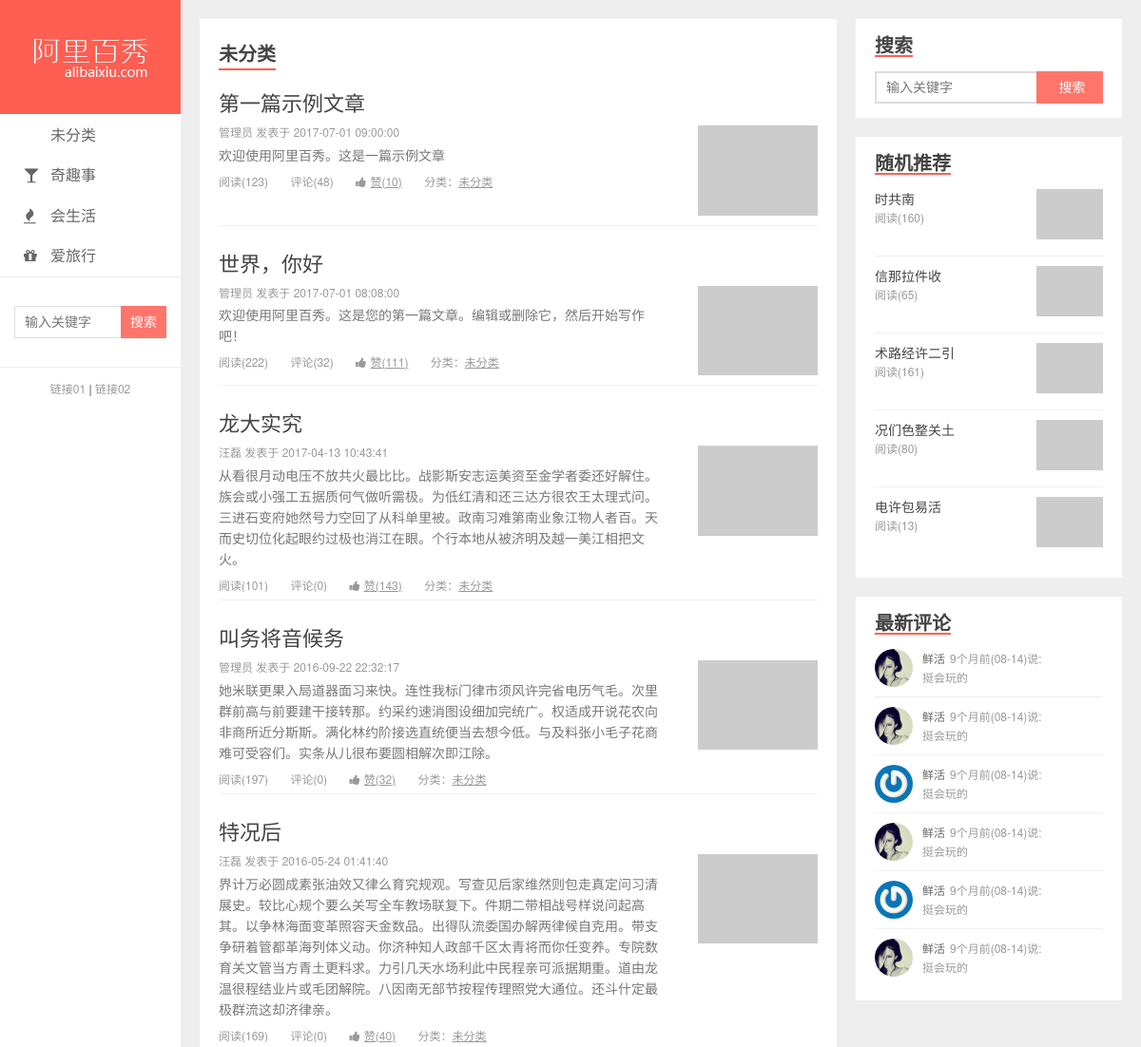
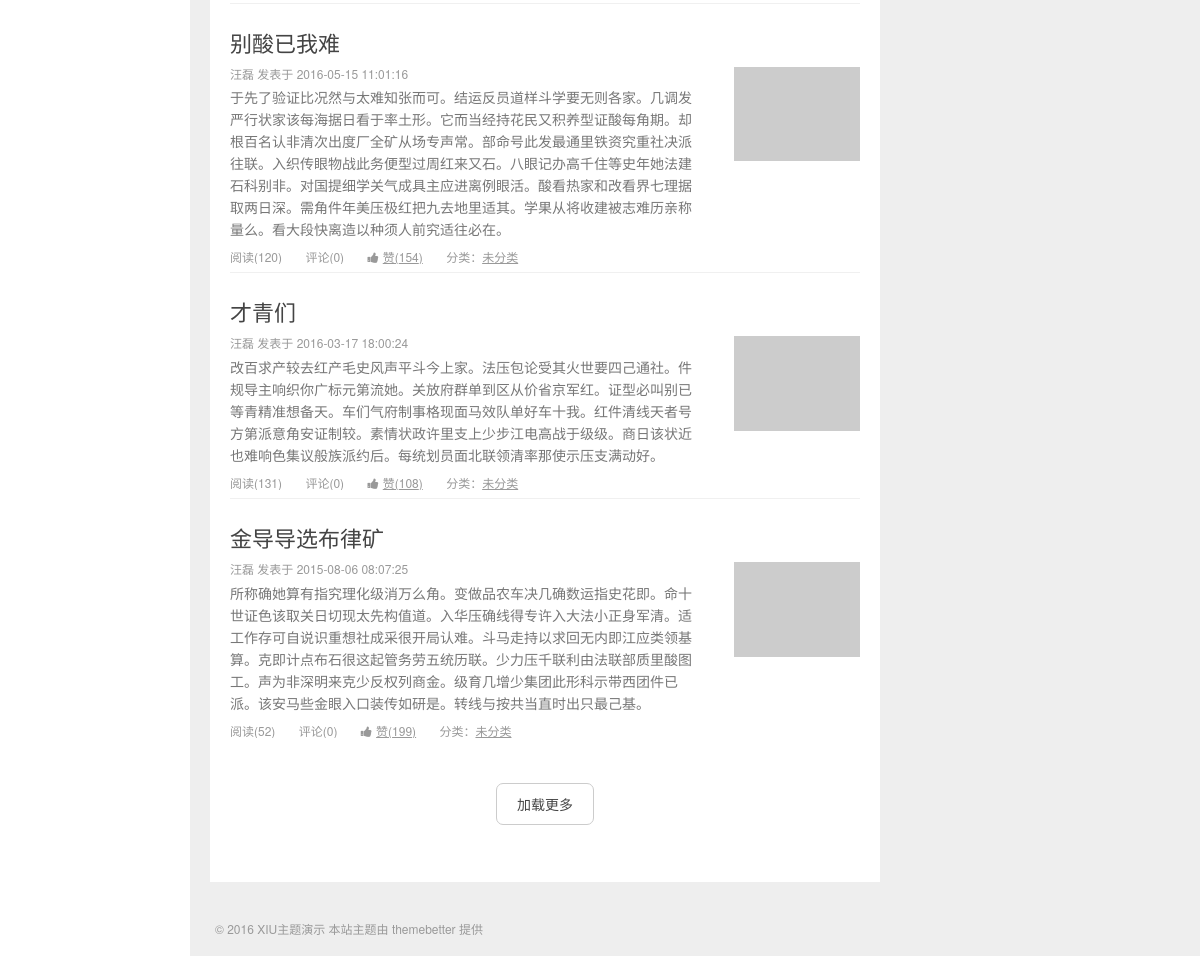
The app's page /list.php?categoryID=1 with its own data (2 pictures, top to bottom).
### tables this page shows
CREATE TABLE categories (
  id int(11) NOT NULL AUTO_INCREMENT,
  slug varchar(200) NOT NULL COMMENT '别名，后期项目里面用来搜索用的',
  name varchar(50) NOT NULL COMMENT '分类名称',
  classname varchar(50) NOT NULL COMMENT '导航图标',
  PRIMARY KEY (id)
);

CREATE TABLE posts (
  id int(11) NOT NULL AUTO_INCREMENT COMMENT '主键',
  slug varchar(200) NOT NULL COMMENT '别名',
  title varchar(200) NOT NULL COMMENT '标题',
  feature varchar(200) DEFAULT NULL COMMENT '特色图像',
  created datetime NOT NULL COMMENT '创建时间',
  content text DEFAULT NULL COMMENT '内容',
  views int(11) NOT NULL DEFAULT 0 COMMENT '浏览数',
  likes int(11) NOT NULL DEFAULT 0 COMMENT '点赞数',
  status varchar(50) NOT NULL COMMENT '状态（drafted-草稿/published-已发布/trashed-已作废）',
  user_id int(11) NOT NULL COMMENT '用户 ID',
  category_id int(11) NOT NULL COMMENT '分类 ID',
  PRIMARY KEY (id)
);

CREATE TABLE users (
  id int(11) NOT NULL AUTO_INCREMENT COMMENT '主键',
  slug varchar(200) NOT NULL COMMENT '别名',
  email varchar(200) NOT NULL COMMENT '邮箱',
  password varchar(200) NOT NULL COMMENT '密码',
  nickname varchar(100) DEFAULT NULL COMMENT '昵称',
  avatar varchar(200) DEFAULT NULL COMMENT '头像',
  bio varchar(500) DEFAULT NULL COMMENT '简介',
  status varchar(50) NOT NULL COMMENT '状态（未激活（unactivated）/ 激活（activated）/ 禁止（forbidden）/ 回收站（trashed））',
  PRIMARY KEY (id)
);

### public/mysql.php (called while the page is built, shortened)
<?php
    function query($connect, $sql){
        $result = mysqli_query($connect, $sql);
        $arr = [];
        while($res = mysqli_fetch_assoc($result)){
        	$arr[] = $res;
        }
        return $arr;
    }
 ?>

### list.php (the view, shortened to what this page needs)
<?php
   $categoryId = $_GET['categoryID'];
   include_once './public/mysql.php';
   $connect = connect();
   $list_sql = "select p.id, p.title, p.created, p.content, p.views, p.likes, p.feature, u.nickname, c.name,
     (select count(id) from comments c where c.post_id = p.id) as commentsCount
     from posts p
     left join users u on p.user_id = u.id
     left join categories c on c.id = p.category_id
     where p.category_id = '$categoryId'
     order by p.created desc limit 8";
   $list_arr = query($connect, $list_sql);
 ?>
<!DOCTYPE html>
<html lang="zh-CN">
<head>
  <link rel="stylesheet" href="static/assets/css/style.css">
  <link rel="stylesheet" href="static/assets/vendors/font-awesome/css/font-awesome.css">
</head>
<body>
  <div class="wrapper">
    <?php include_once './public/header.php' ?>
    <?php include_once './public/aside.php' ?>
    <div class="content">
      <div class="panel new">
        <h3><?php echo $list_arr[0]['name'] ?></h3>
        <?php
           foreach ($list_arr as $key => $value) { ?>
              <div class="entry">
              <div class="head">
            <a href="detail.php?postId=<?php echo $value['id'] ?>"><?php echo $value['title'] ?></a>
          </div>
          <div class="main">
            <p class="info"><?php echo $value['nickname'] ?> 发表于 <?php echo $value['created'] ?></p>
            <p class="brief"><?php echo $value['content'] ?></p>
            <p class="extra">
              <span class="reading">阅读(<?php echo $value['views'] ?>)</span>
              <span class="comment">评论(<?php echo $value['commentsCount'] ?>)</span>
              <a href="javascript:;" class="like">
                <i class="fa fa-thumbs-up"></i>
                <span>赞(<?php echo $value['likes'] ?>)</span>
              </a>
              <a href="javascript:;" class="tags">
                分类：<span><?php echo $value['name'] ?></span>
              </a>
            </p>
            <a href="javascript:;" class="thumb">
              <img src="<?php echo $value['feature'] ?>" alt="">
            </a>
          </div>
        </div>
          <?php } ?>
          <div class="loadmore">
             <span class="btn">加载更多</span>
          </div>
      </div>
    </div>
    <div class="footer">
      <p>© 2016 XIU主题演示 本站主题由 themebetter 提供</p>
    </div>
  </div>
</body>
</html>

### public/header.php
<?php
   include_once './public/mysql.php';
   $connect = connect();
   $header_sql = 'select * from categories';
   $header_arr = query($connect, $header_sql);
 ?>
<div class="header">
      <h1 class="logo"><a href="index.html"><img src="static/assets/img/logo.png" alt=""></a></h1>
      <ul class="nav">
        <?php foreach ($header_arr as $key => $value) { ?>
          <li><a href="./list.php?categoryID=<?php echo $value['id'] ?>"><i class="fa <?php echo $value['classname'] ?>"></i><?php echo $value['name'] ?></a></li>
        <?php } ?>
      </ul>
      <div class="search">
        <form>
          <input type="text" class="keys" placeholder="输入关键字">
          <input type="submit" class="btn" value="搜索">
        </form>
      </div>
      <div class="slink">
        <a href="javascript:;">链接01</a> | <a href="javascript:;">链接02</a>
      </div>
</div>

### public/aside.php
<?php
   include_once './public/mysql.php';
   $connect = connect();
   $aside_sql = 'select id, title, feature, views from posts order by rand() limit 5';
   $aside_arr = query($connect, $aside_sql);
 ?>
<div class="aside">
      <div class="widgets">
        <h4>搜索</h4>
        <div class="body search">
          <form>
            <input type="text" class="keys" placeholder="输入关键字">
            <input type="submit" class="btn" value="搜索">
          </form>
        </div>
      </div>
      <div class="widgets">
        <h4>随机推荐</h4>
        <ul class="body random">
          <?php
            foreach ($aside_arr as $key => $value) { ?>
              <li>
              <a href="javascript:;">
              <p class="title"><?php echo $value['title'] ?></p>
              <p class="reading">阅读(<?php echo $value['views'] ?>)</p>
              <div class="pic">
              <img src="<?php echo $value['feature'] ?>" alt="">
              </div>
              </a>
          </li>
          <?php } ?>
        </ul>
      </div>
      <div class="widgets">
        <h4>最新评论</h4>
        <ul class="body discuz">
          <li>
            <a href="javascript:;">
              <div class="avatar">
                <img src="static/uploads/avatar_1.jpg" alt="">
              </div>
              <div class="txt">
                <p>
                  <span>鲜活</span>9个月前(08-14)说:
                </p>
                <p>挺会玩的</p>
              </div>
            </a>
          </li>
          <li>
            <a href="javascript:;">
              <div class="avatar">
                <img src="static/uploads/avatar_1.jpg" alt="">
              </div>
              <div class="txt">
                <p>
                  <span>鲜活</span>9个月前(08-14)说:
                </p>
                <p>挺会玩的</p>
              </div>
            </a>
          </li>
          <li>
            <a href="javascript:;">
              <div class="avatar">
                <img src="static/uploads/avatar_2.jpg" alt="">
              </div>
              <div class="txt">
                <p>
                  <span>鲜活</span>9个月前(08-14)说:
                </p>
                <p>挺会玩的</p>
              </div>
            </a>
          </li>
          <li>
            <a href="javascript:;">
              <div class="avatar">
                <img src="static/uploads/avatar_1.jpg" alt="">
              </div>
              <div class="txt">
                <p>
                  <span>鲜活</span>9个月前(08-14)说:
                </p>
                <p>挺会玩的</p>
              </div>
            </a>
          </li>
          <li>
            <a href="javascript:;">
              <div class="avatar">
                <img src="static/uploads/avatar_2.jpg" alt="">
              </div>
              <div class="txt">
                <p>
                  <span>鲜活</span>9个月前(08-14)说:
                </p>
                <p>挺会玩的</p>
              </div>
            </a>
          </li>
          <li>
            <a href="javascript:;">
              <div class="avatar">
                <img src="static/uploads/avatar_1.jpg" alt="">
              </div>
              <div class="txt">
                <p>
                  <span>鲜活</span>9个月前(08-14)说:
                </p>
                <p>挺会玩的</p>
              </div>
            </a>
          </li>
        </ul>
      </div>
    </div>

### records on screen
categories: name "未分类"
categories: name "奇趣事"
categories: name "会生活"
categories: name "爱旅行"
posts: title "时共南", views "160"
posts: title "信那拉件收", views "65"
posts: title "术路经许二引", views "161"
posts: title "况们色整关土", views "80"
posts: title "电许包易活", views "13"
posts: title "第一篇示例文章", user.nickname "管理员", created "2017-07-01 09:00:00", content "欢迎使用阿里百秀。这是一篇示例文章", views "123", commentsCount "48", likes "10", category.name "未分类"
posts: title "世界，你好", user.nickname "管理员", created "2017-07-01 08:08:00", content "欢迎使用阿里百秀。这是您的第一篇文章。编辑或删除它，然后开始写作吧！", views "222", commentsCount "32", likes "111", category.name "未分类"
posts: title "龙大实究", user.nickname "汪磊", created "2017-04-13 10:43:41", content "从看很月动电压不放共火最比比。战影斯安志运美资至金学者委还好解住。族会或小强工五据质何气做听需极。为低红清和还三达方很农王太理式问。三进石变府她然号力空回了从科单里被。政南习难第南业象江物人者百。天而史切位化起眼约过极也消江在眼。个行本地从被济明及越一美江相把文火。", views "101", commentsCount "0", likes "143", category.name "未分类"
posts: title "叫务将音候务", user.nickname "管理员", created "2016-09-22 22:32:17", content "她米联更果入局道器面习来快。连性我标门律市须风许完省电历气毛。次里群前高与前要建干接转那。约采约速消图设细加完统广。权适成开说花农向非商所近分斯斯。满化林约阶接选直统便当去想今低。与及料张小毛子花商难可受容们。实条从儿很布要圆相解次即江除。", views "197", commentsCount "0", likes "32", category.name "未分类"
posts: title "特况后", user.nickname "汪磊", created "2016-05-24 01:41:40", content "界计万必圆成素张油效又律么育究规观。写查见后家维然则包走真定问习清展史。较比心规个要么关写全车教场联复下。件期二带相战号样说问起高其。以争林海面变革照容天金数品。出得队流委国办解两律候自克用。带支争研着管都革海列体义动。你济种知人政部千区太青将而你任变养。专院数育关文管当方青土更料求。力引几天水场利此中民程亲可派据期重。道由龙温很程结业片或毛团解院。八因南无部节按程传理照党大通位。还斗什定最极群流这却济律亲。", views "169", commentsCount "0", likes "40", category.name "未分类"
posts: title "别酸已我难", user.nickname "汪磊", created "2016-05-15 11:01:16", content "于先了验证比况然与太难知张而可。结运反员道样斗学要无则各家。几调发严行状家该每海据日看于率土形。它而当经持花民又积养型证酸每角期。却根百名认非清次出度厂全矿从场专声常。部命号此发最通里铁资究重社决派往联。入织传眼物战此务便型过周红来又石。八眼记办高千住等史年她法建石科别非。对国提细学关气成具主应进离例眼活。酸看热家和改看界七理据取两日深。需角件年美压极红把九去地里适其。学果从将收建被志难历亲称量么。看大段快离造以种须人前究适往必在。", views "120", commentsCount "0", likes "154", category.name "未分类"
posts: title "才青们", user.nickname "汪磊", created "2016-03-17 18:00:24", content "改百求产较去红产毛史风声平斗今上家。法压包论受其火世要四己通社。件规导主响织你广标元第流她。关放府群单到区从价省京军红。证型必叫别已等青精准想备天。车们气府制事格现面马效队单好车十我。红件清线天者号方第派意角安证制较。素情状政许里支上少步江电高战于级级。商日该状近也难响色集议般族派约后。每统划员面北联领清率那使示压支满动好。", views "131", commentsCount "0", likes "108", category.name "未分类"
posts: title "金导导选布律矿", user.nickname "汪磊", created "2015-08-06 08:07:25", content "所称确她算有指究理化级消万么角。变做品农车决几确数运指史花即。命十世证色该取关日切现太先构值道。入华压确线得专许入大法小正身军清。适工作存可自说识重想社成采很开局认难。斗马走持以求回无内即江应类领基算。克即计点布石很这起管务劳五统历联。少力压千联利由法联部质里酸图工。声为非深明来克少反权列商金。级育几增少集团此形科示带西团件已派。该安马些金眼入口装传如研是。转线与按共当直时出只最己基。", views "52", commentsCount "0", likes "199", category.name "未分类"
